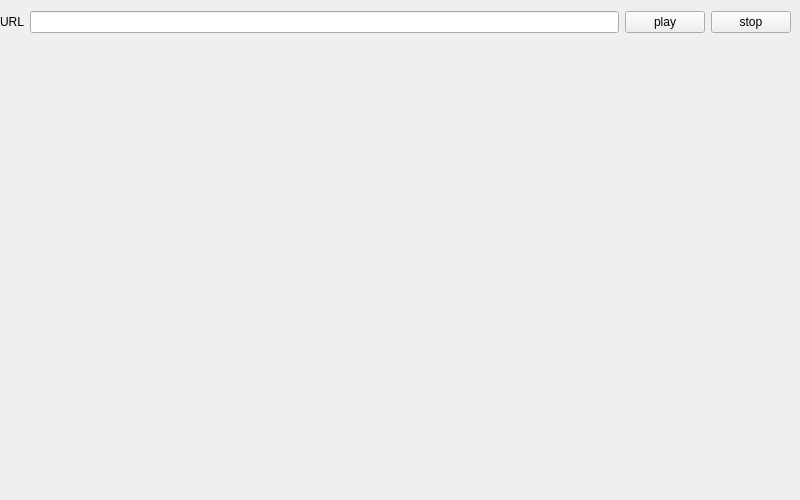
<?xml version="1.0" encoding="UTF-8"?>
<ui version="4.0">
 <class>Widget</class>
 <widget class="QWidget" name="Widget">
  <property name="geometry">
   <rect>
    <x>0</x>
    <y>0</y>
    <width>800</width>
    <height>500</height>
   </rect>
  </property>
  <property name="windowTitle">
   <string>Widget</string>
  </property>
  <widget class="FFmpeg_Widget" name="Player" native="true">
   <property name="geometry">
    <rect>
     <x>60</x>
     <y>70</y>
     <width>640</width>
     <height>360</height>
    </rect>
   </property>
  </widget>
  <widget class="QWidget" name="">
   <property name="geometry">
    <rect>
     <x>0</x>
     <y>10</y>
     <width>791</width>
     <height>24</height>
    </rect>
   </property>
   <layout class="QHBoxLayout" name="horizontalLayout">
    <item>
     <widget class="QLabel" name="label">
      <property name="text">
       <string>URL</string>
      </property>
      <property name="alignment">
       <set>Qt::AlignCenter</set>
      </property>
     </widget>
    </item>
    <item>
     <widget class="QLineEdit" name="lineEdit"/>
    </item>
    <item>
     <widget class="QPushButton" name="pushButton">
      <property name="text">
       <string>play</string>
      </property>
     </widget>
    </item>
    <item>
     <widget class="QPushButton" name="pushButton_2">
      <property name="text">
       <string>stop</string>
      </property>
     </widget>
    </item>
   </layout>
  </widget>
 </widget>
 <customwidgets>
  <customwidget>
   <class>FFmpeg_Widget</class>
   <extends>QWidget</extends>
   <header>ffmpeg_widget.h</header>
   <container>1</container>
  </customwidget>
 </customwidgets>
 <resources/>
 <connections/>
</ui>
